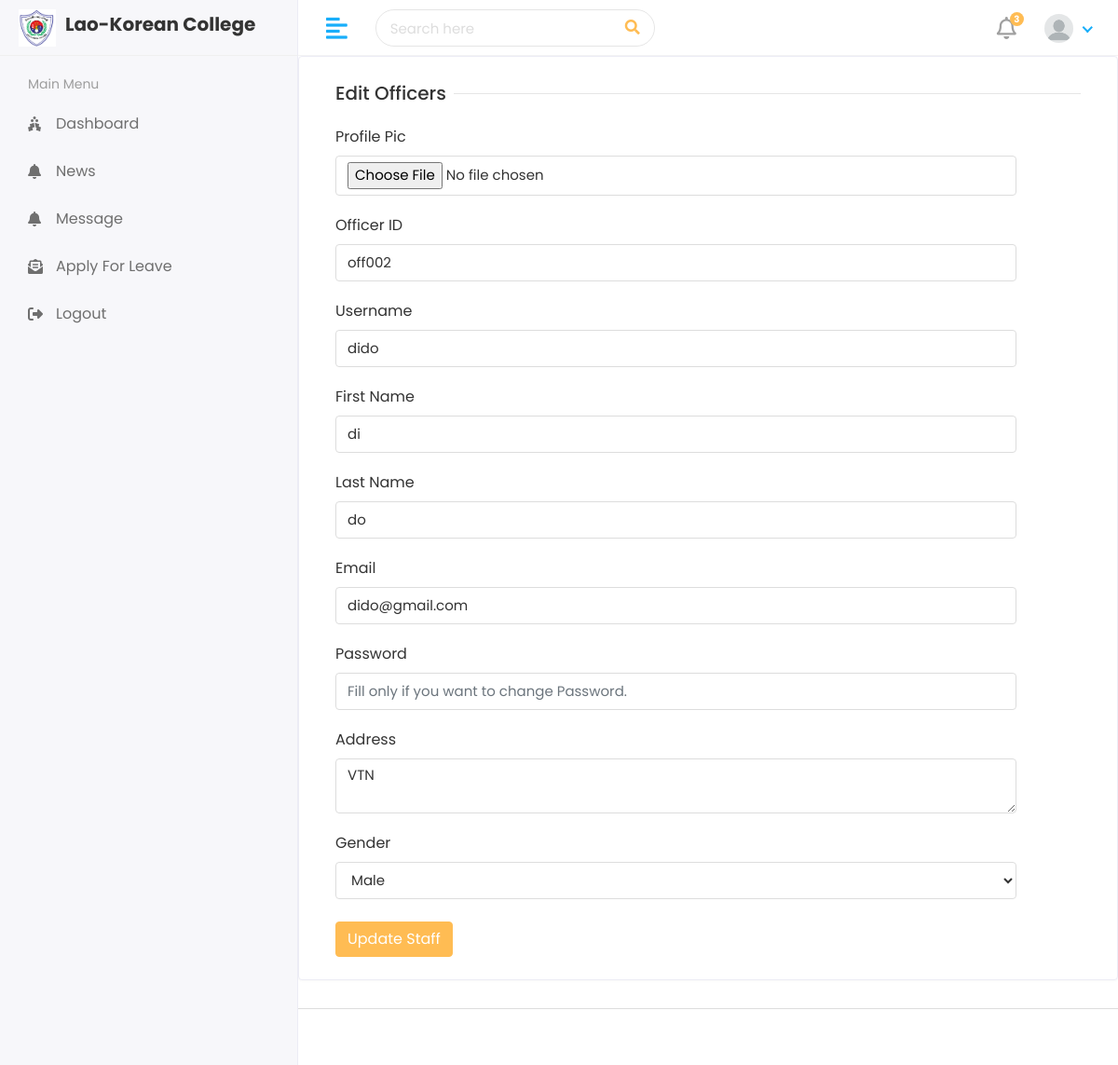
The app's page /Hod/Officer/Edit/2/ with its own data.
### app/models.py (models this page shows, shortened)
class Officer(models.Model):
    user = models.OneToOneField(CustomUser, on_delete=models.CASCADE)
    officerID = models.CharField(max_length=50, unique=True)
    address = models.TextField()
    gender = models.CharField(max_length=50)
    created_at = models.DateTimeField(auto_now_add=True)
    updated_at = models.DateTimeField(auto_now=True)

class CustomUser(AbstractUser):
    USER = (
        (1, "HOD"),
        (2, "OFFICER"),
        (3, "TEACHER"),
        (4, "STUDENT")
    )
    user_type = models.CharField(choices=USER, max_length=50, default=1)
    profile_pic = models.ImageField(upload_to="media/profile_pic")

### lao_korean_college/Hod_views.py (the view)
# urls.py: path('Hod/Officer/Edit/<str:id>/', Hod_views.editOfficer, name='edit_officer'),
def editOfficer(request, id):
    officer = Officer.objects.get(id = id)
    context = {
        'officer': officer
    }
    return render(request, 'Hod/editOfficer.html', context )

### templates/Hod/editOfficer.html (shortened to what this page needs)
{% extends 'base.html' %}
{% block content %}
<div class="row">
    <div class="col-sm-12">
        <div class="card">
            <div class="card-body">
                <form method="post" action="{% url 'update_officer' %}"  enctype="multipart/form-data">
                    <div class="col-12">
                        <h5 class="form-title"><span>Edit Officers</span></h5>
                    </div>
                    <div class="col-sm-11">
                        <div class="form-group">
                            <label>Profile Pic</label>
                            <input type="file" class="form-control" name="profile_pic">
                        </div>
                    </div>
                    <div class="col-sm-11">
                        <div class="form-group">
                            <label>Officer ID</label>
                            <input type="text" class="form-control" name="officerID" value="{{officer.officerID}}"  required>
                        </div>
                    </div>
                    <div class="col-sm-11">
                        <div class="form-group">
                            <label>Username</label>
                            <input type="text" class="form-control" name="username" value="{{officer.user.username}}"  required>
                        </div>
                    </div>
                    <div class="col-sm-11">
                        <div class="form-group">
                            <label>First Name</label>
                            <input type="text" class="form-control" name="first_name" value="{{officer.user.first_name}}"  required>
                        </div>
                    </div>
                    <div class="col-sm-11">
                        <div class="form-group">
                            <label>Last Name</label>
                            <input type="text" class="form-control" name="last_name" value="{{officer.user.last_name}}"  required>
                        </div>
                    </div>
                    <div class="col-sm-11">
                        <div class="form-group">
                            <label>Email</label>
                            <input type="text" class="form-control" name="email" value="{{officer.user.email}}" required>
                        </div>
                    </div>
                    <div class="col-sm-11">
                        <div class="form-group">
                            <label>Password</label>
                            <input type="password" class="form-control" name="password" placeholder="Fill only if you want to change Password.">
                        </div>
                    </div>
                    <div class="col-sm-11">
                        <div class="form-group">
                            <label>Address</label>
                            <textarea class="form-control" name="address" required>{{officer.address}}</textarea>
                        </div>
                    </div>
                    <div class="col-sm-11">
                        <label>Gender</label>
                        <select class="form-control" id="" name="gender" placeholder="Select Gender" required>
                            <option>{{officer.gender}}</option>
                        </select>
                    </div> <br>
                    <div class="col-12">
                        <button type="submit" class="btn btn-primary">Update Staff</button>
                    </div>
                </form>
            </div>
        </div>
    </div>
</div>
{% endblock %}

### static/assets/css/main.css (style rules this page uses)
html { height: 100%; }
body { background-color: #fff; color: #333; font-family: 'Poppins', sans-serif; font-size: 1rem; height: 100%; line-height: 1.5; overflow-x: hidden; }
h1, h2, h3, h4, h5, h6 { font-family: 'Poppins', sans-serif; margin-top: 0; }
.form-control { border: 1px solid #ddd; box-shadow: none; color: #333; font-size: 15px; height: 40px; }
input, button, a { transition: all 0.4s ease; -moz-transition: all 0.4s ease; -o-transition: all 0.4s ease; -ms-transition: all 0.4s ease; -webkit-transition: all 0.4s ease; }
input, input:focus, button, button:focus { outline: none; }
input[type="file"] { height: auto; min-height: calc(1.5em + .75rem + 2px); }
input[type=text], input[type=password] { -webkit-appearance: none; -moz-appearance: none; appearance: none; }
textarea.form-control { resize: vertical; }
.form-group { margin-bottom: 1.25rem; }
.btn-primary { background-color: #FFBC53; border: 1px solid #FFBC53; }
.card { border: 1px solid #ececf5; box-shadow: 0 1px 3px 0 rgba(0, 0, 0, 0.03); margin-bottom: 1.875rem; }
.card-body { padding: 1.5rem; }
.form-title { width: 100%; max-width: 100%; padding: 0; font-size: 1.25rem; font-weight: 500; line-height: inherit; color: #333; white-space: normal; position: relative; display: block; margin-bottom: 20px; }
.form-title:before { content: ""; position: absolute; left: 0px; right: 0px; height: 1px; top: 50%; background-color: rgba(0, 0, 0, 0.1); }
.form-title span { padding: 0px 0.5rem 0 0; background-color: #fff; display: inline-block; z-index: 2; position: relative; }

### records on screen
Officer: officerID "off002", username "dido", first_name "di", last_name "do", email "dido@gmail.com", address "VTN", gender "Male"
